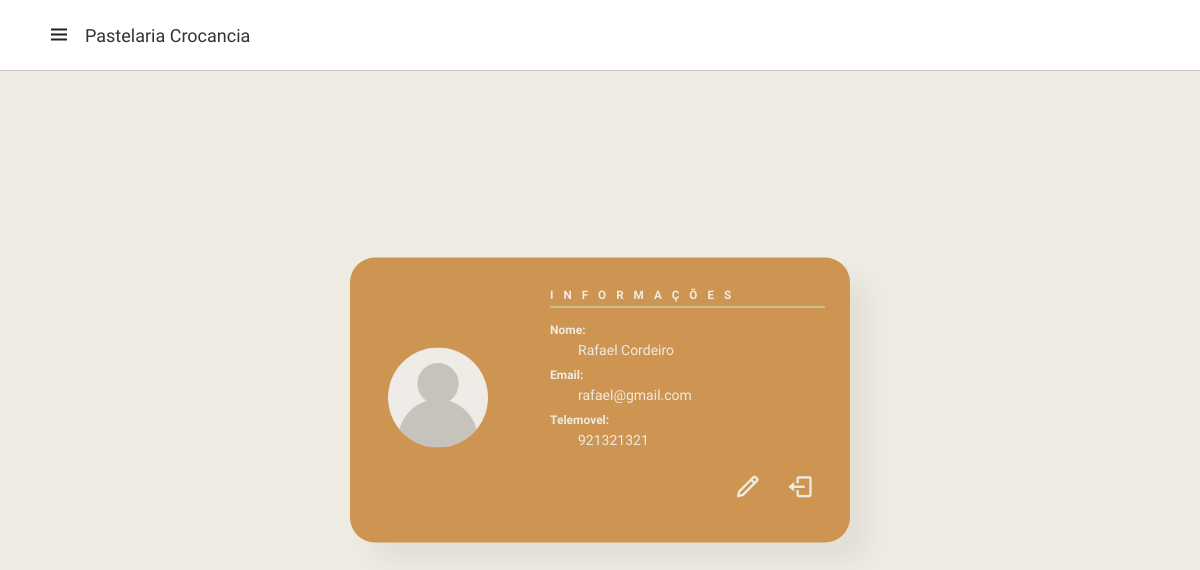
The app's page /profile.php (signed in), older data.
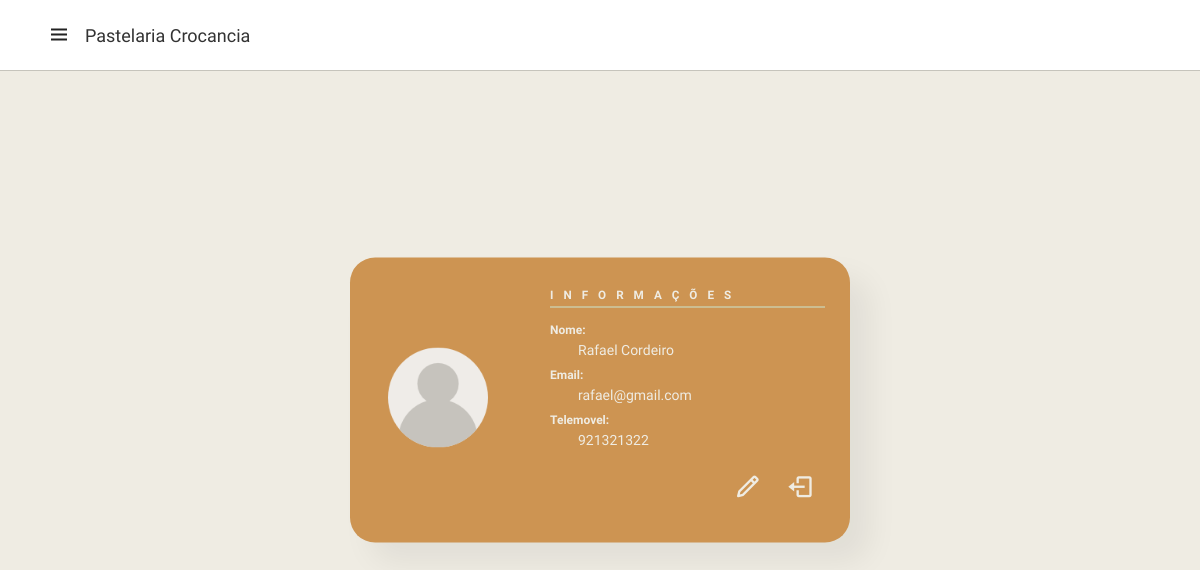
The same page, newer data.
### tables this page shows
CREATE TABLE "Clientes" (
	"ID"	INTEGER NOT NULL,
	"Nome"	VARCHAR NOT NULL,
	"Email"	varchar NOT NULL,
	"Senha"	varchar NOT NULL,
	"Telefone"	INTEGER NOT NULL,
	"role"	varchar DEFAULT 'user',
	"dataRegisto"	dateTime,
	"Perfil"	varchar DEFAULT '.\img\icon\profile.png',
	PRIMARY KEY("ID")
);

### includes/profile.inc.php (called while the page is built, shortened)
<?php
include('/includes/conn.php');
$userId = $_SESSION["userid"];
$query = "SELECT * FROM Clientes WHERE ID = :userid";
$stmt = $db->prepare($query);
$stmt->bindValue(':userid', $userId, SQLITE3_INTEGER);
$result = $stmt->execute();
$user = array();
while ($row = $result->fetchArray(SQLITE3_ASSOC)) {
    $user[] = array($row['Nome'], $row['Email'], $row['Telefone'], $row['Perfil']);
}

### profile.php (the view, shortened to what this page needs)
<!DOCTYPE html>
<html lang="en">
<head>
    <link rel="stylesheet" href="https://cdnjs.cloudflare.com/ajax/libs/font-awesome/6.5.1/css/all.min.css">
    <link rel="stylesheet" href="https://cdn.jsdelivr.net/npm/swiper@11/swiper-bundle.min.css" />
    <link href='https://unpkg.com/boxicons@2.1.4/css/boxicons.min.css' rel='stylesheet'>
    <link rel="stylesheet" href="style.css">
</head>
<body>
    <nav>
        <div class="logo">
            <i class='bx bx-menu menu-icon'></i>
            <span class="logo-name">Pastelaria Crocancia</span>
        </div>
    </nav>
    <section class="profile">
                <?php
                    include('/includes/profile.inc.php');
                    foreach ($user as $info) {
                    $nome = $info[0];
                    $email = $info[1];
                    $telemovel = $info[2];
                    $image_perfil = $info[3];
                ?>
        <div class="wrapper">
            <div class="left">
                <img src="<?php echo $image_perfil; ?>" alt="" width="100">
            </div>
            <div class="right">
                <div class="info">
                    <h3>Informações</h3>
                    <div class="info_data">
                        <div class="data">
                            <h4>Nome:</h4>
                            <p><?php echo $nome; ?></p>
                        </div>
                        <div class="data">
                            <h4>Email:</h4>
                            <p><?php echo $email; ?></p>
                        </div>
                        <div class="data">
                            <h4>Telemovel:</h4>
                            <p><?php echo $telemovel; ?></p>
                        </div>
                    </div>
                </div>
                <div class="btn">
                    <ul>
                        <a href="editProfile.php"><i class='bx bx-pencil icon'></i></a>
                        <a href="includes/logout.inc.php"><i class='bx bx-log-out icon'></i></a>
                    </ul>
                </div>
            </div>
            </div>
            <?php
            }
            ?>
    </section>
</body>
</html>

Row changes from the older to the newer data that the page shows:
changed clientes "Rafael Cordeiro": Telefone "921321321" → "921321322"
